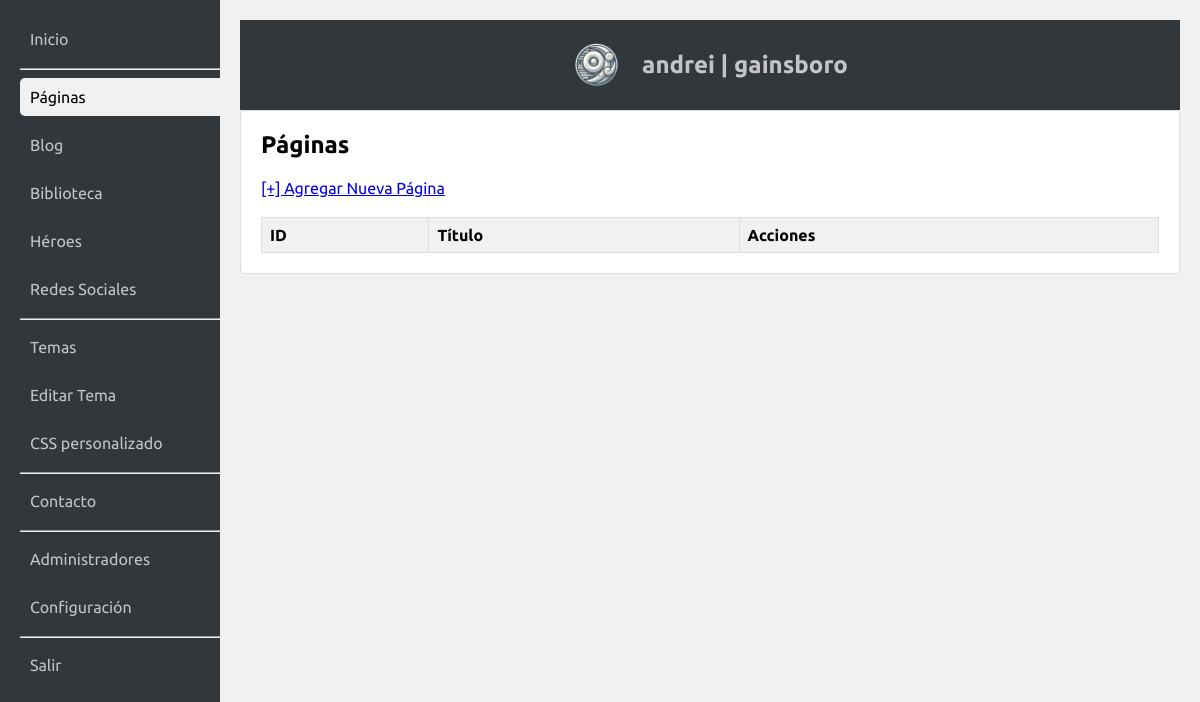
/admin/index.php?action=list_pages (signed in), run on an earlier commit of the app's database.
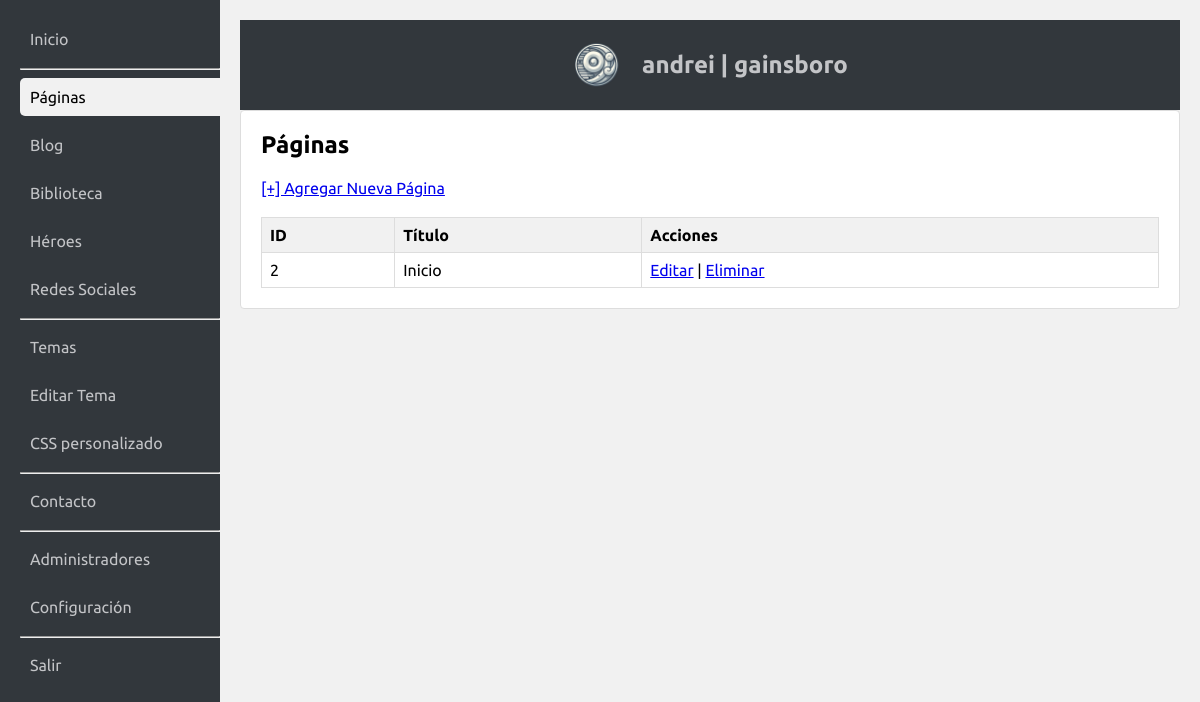
And on a later commit of the database.
### tables this page shows
CREATE TABLE pages (
    id INTEGER PRIMARY KEY AUTOINCREMENT,
    title TEXT UNIQUE NOT NULL,
    content TEXT NOT NULL,
    parent_id INTEGER DEFAULT NULL,
    FOREIGN KEY(parent_id) REFERENCES pages(id)
);

### admin/index.php (called while the page is built, shortened)
<?php
require_once 'admin.php';

### admin/funciones/accionactual.php (called while the page is built)
<?php
	function accionActual($accion1, $accion2) {
    return ($accion1 == $accion2) ? ' class="active" ' : '';
}
?>

### admin/acciones/listarpaginas.php (the view)
<?php
	$res = $db->query("SELECT * FROM pages ORDER BY id DESC");
        $html = "<h2>Páginas</h2>
                 <p><a href='?action=edit_page'>[+] Agregar Nueva Página</a></p>
                 <table class='admin-table'>
                    <tr><th>ID</th><th>Título</th><th>Acciones</th></tr>";
        while ($row = $res->fetchArray(SQLITE3_ASSOC)) {
            $html .= "<tr>
                        <td>{$row['id']}</td>
                        <td>" . htmlspecialchars($row['title']) . "</td>
                        <td>
                            <a href='?action=edit_page&id={$row['id']}'>Editar</a> |
                            <a href='?action=delete_page&id={$row['id']}' onclick='return confirm(\"¿Eliminar?\");'>Eliminar</a>
                        </td>
                      </tr>";
        }
        $html .= "</table>";
        renderAdmin($html);
?>

### admin/admin.php (shortened to what this page needs)
<?php
include "inc/inicializarbasededatos.php";
include "funciones/accionactual.php";
function renderAdmin($content, $showNav = true) {
    echo "<!DOCTYPE html>
<html>
<head>
    <meta charset='utf-8'>
    <title>andrei | gainsboro</title>
    <link rel='stylesheet' href='admin.css'>
    <link rel='stylesheet' href='https://jocarsa.github.io/jocarsa-lightslateblue/jocarsa%20|%20lightslateblue.css'>
</head>
<body>
<div id='admin-container'>";
    if ($showNav) {
        echo "<div id='admin-sidebar'>
            <nav>
                <a href='?action=dashboard'" . accionActual($_GET['action'] ?? '', 'dashboard') . ">Inicio</a>
                <hr>
                <a href='?action=list_pages'" . accionActual($_GET['action'] ?? '', 'list_pages') . ">Páginas</a>
                <a href='?action=list_blog'" . accionActual($_GET['action'] ?? '', 'list_blog') . ">Blog</a>
                <a href='?action=list_media'" . accionActual($_GET['action'] ?? '', 'list_media') . ">Biblioteca</a>
                <a href='?action=list_heroes'" . accionActual($_GET['action'] ?? '', 'list_heroes') . ">Héroes</a>
                <a href='?action=list_social_media'" . accionActual($_GET['action'] ?? '', 'list_social_media') . ">Redes Sociales</a>
                <hr>
                <a href='?action=list_themes'" . accionActual($_GET['action'] ?? '', 'list_themes') . ">Temas</a>
                <a href='?action=edit_theme'" . accionActual($_GET['action'] ?? '', 'edit_theme') . ">Editar Tema</a>
                <a href='?action=list_custom_css'" . accionActual($_GET['action'] ?? '', 'list_custom_css') . ">CSS personalizado</a>
                <hr>
                <a href='?action=list_contact'" . accionActual($_GET['action'] ?? '', 'list_contact') . ">Contacto</a>
                <hr>
                <a href='?action=list_admins'" . accionActual($_GET['action'] ?? '', 'list_admins') . ">Administradores</a>
                <a href='?action=list_config'" . accionActual($_GET['action'] ?? '', 'list_config') . ">Configuración</a>
                <hr>
                <a href='?action=logout'" . accionActual($_GET['action'] ?? '', 'logout') . ">Salir</a>
            </nav>
        </div>";
    }
    echo "<div id='admin-content'>";
    if ($showNav) {
        echo "<div id='admin-header'>
            <img src='gainsboro.png' alt='URL de la imagen' style='width:50px; margin-right:20px;'>
            <h1>andrei | gainsboro</h1>
        </div>";
    }
    echo "<div class='admin-section'>
            $content
          </div>";
    echo "</div>
</div>
<script src='https://jocarsa.github.io/jocarsa-lightslateblue/jocarsa%20|%20lightslateblue.js'></script>
</body>
</html>";
}
$action = $_GET['action'] ?? 'login';
switch ($action) {
    case 'list_pages':
        include "acciones/listarpaginas.php";
        break;
}
?>

### admin/admin.css (style rules this page uses)
body { font-family: Ubuntu, sans-serif; margin: 0; padding: 0; background-color: #f1f1f1; display: flex; justify-content: center; align-items: center; height: 100vh; }
#admin-container { display: flex; width: 100%; height: 100%; }
#admin-sidebar { width: 200px; background-color: #32373c; color: #c3c4c7; padding: 20px; padding-right:0px; position: fixed; height: 100vh; }
#admin-sidebar a { color: #c3c4c7; text-decoration: none; display: block; padding: 10px; margin-bottom: 10px; }
#admin-content { margin-left: 220px; padding: 20px; width: calc(100% - 220px); height: 100%; overflow-y: auto; }
#admin-header { background-color: #32373c; color: #c3c4c7; padding: 20px; text-align: center; display: flex; flex-direction: row; flex-wrap: nowrap; justify-content: center; align-items: center; align-content: stretch; }
#admin-header img { width:50px; margin-right:20px; }
#admin-header h1 { margin: 0; font-size: 24px; }
.admin-section { background-color: #fff; border: 1px solid #ddd; border-radius: 4px; padding: 20px; margin-bottom: 20px; }
.admin-section h2 { margin-top: 0; }
.admin-table { width: 100%; border-collapse: collapse; margin-top: 20px; }
.admin-table th, .admin-table td { border: 1px solid #ddd; padding: 8px; text-align: left; }
.admin-table th { background-color: #f1f1f1; }
.active { background:#f1f1f1; color:black !important; border-radius:5px 0px 0px 5px; }

What changed in the data, as far as the page shows it:
added pages: id "2", title "Inicio"
